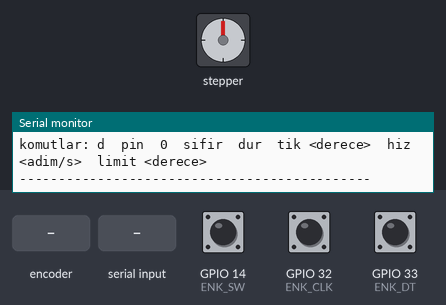
The sketch below on a simulated ESP32. Parts: stepper motor, the last lines printed to the serial monitor. Wiring (inferred from the names in the program): stepper motor driver (200 steps per turn assumed): step GPIO 25; direction GPIO 26. The test bench sets the inputs (shaded band); at power-on: GPIO 14 (ENK_SW) HIGH, GPIO 32 (ENK_CLK) HIGH, GPIO 33 (ENK_DT) HIGH.

Above: at 3.7 s.
3.8 s: rotary encoder on GPIO 32 (ENK_CLK) / GPIO 33 (ENK_DT) turned 3 steps (first pin leading)
At 5.0 s:
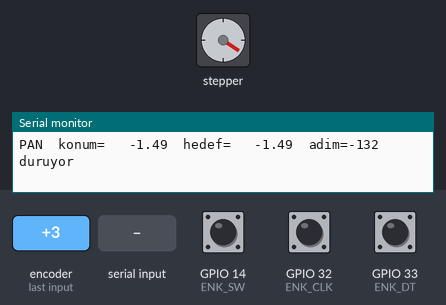
5.9 s: rotary encoder on GPIO 32 (ENK_CLK) / GPIO 33 (ENK_DT) turned 1 step (first pin leading)
At 7.2 s:
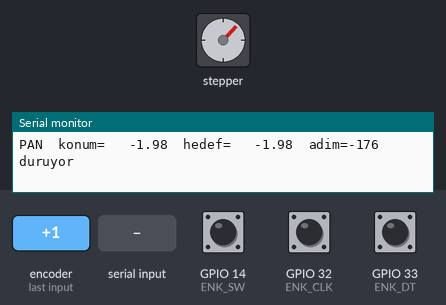
7.6 s: rotary encoder on GPIO 32 (ENK_CLK) / GPIO 33 (ENK_DT) turned 1 step (first pin leading)
At 8.8 s:
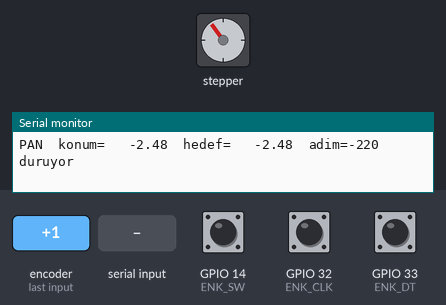
9.3 s: GPIO 14 (ENK_SW) pulled LOW for 0.15 s
At 9.53 s:
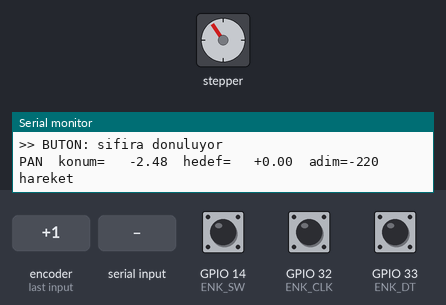
10.9 s: rotary encoder on GPIO 32 (ENK_CLK) / GPIO 33 (ENK_DT) turned 2 steps (second pin leading)
At 12.4 s:
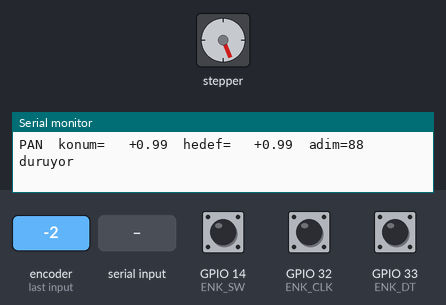
12.8 s: "0\n" received over Serial
At 13.8 s:
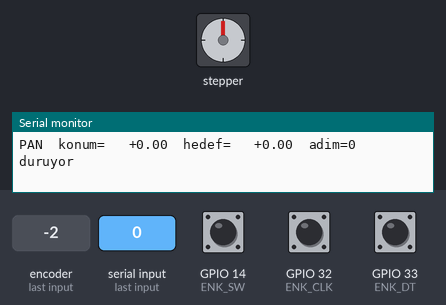
Timing chart, 0 to 15.3 s (numbered marks = the images above; inputs shaded):
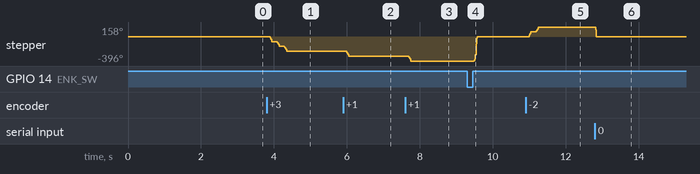

The sketch:

enkoder_jog.ino
```cpp
// (licence header left out)
#include <soc/gpio_struct.h>     // ISR icinde hizli pin surme (out_w1ts/w1tc)

// ---------------------- kart ve eksen secimi ----------------------
#define KART_S3        0         // 1 = ESP32-S3 (sistemdeki kart), 0 = klasik ESP32
                                 // 2026-08-13 tezgah karti: ESP32-WROOM-32 -> 0
#define EKSEN_TILT     0         // 0 = PAN denenir, 1 = TILT denenir
#define YON_TERS       0         // enkoder ters yone suruyorsa 1 yap

#if KART_S3
  #if EKSEN_TILT
    #define MOT_PUL   6
    #define MOT_DIR   7
    #define MOT_ENA   -1         // tilt'te ENA BILEREK bagli degil (namlu duser)
    #define ORAN      5.0f
    #define EKSEN_AD  "TILT"
  #else
    #define MOT_PUL   4
    #define MOT_DIR   5
    #define MOT_ENA   21         // TB6600 #1 ENBL+ : LOW = surucu ACIK
    #define ORAN      10.0f
    #define EKSEN_AD  "PAN"
  #endif
  #define ENK_CLK     12
  #define ENK_DT      13
  #define ENK_SW      47
  #define ESTOP_PIN   14
#else
  // Klasik ESP32 (en bastaki kart, eski a1/a2 testlerinin pinleri)
  #define MOT_PUL     25
  #define MOT_DIR     26
  #define MOT_ENA     -1
  #define ORAN        10.0f
  #define EKSEN_AD    "PAN"
  #define ENK_CLK     32
  #define ENK_DT      33
  #define ENK_SW      14      // a3/a5 boyle kablolanmis, kabloya uyduruldu
  #define ESTOP_PIN   -1
#endif

#define ESTOP_KULLAN  0          // 1 = GPIO14 HIGH iken hareket kilitli
#if KART_S3 && ESTOP_KULLAN
  #define ESTOP_AKTIF 1          // klasik ESP32'de estop pini tanimli degil
#else
  #define ESTOP_AKTIF 0
#endif

// ---------------------- mekanik / hiz sabitleri ----------------------
// mikroadim TB6600 DIP anahtarindan gelir. 2026-08-06'da okundu: 1/16.
// YANLIS girilirse derece hesabi orantili sasar, motor yine doner.
#define MOTOR_TAM_ADIM   200
#define MIKROADIM        16

#define ISR_HZ           50000UL // adim uretecinin tick frekansi
#define HIZ_KRUVAZIYER   6000    // adim/s (~67.5 derece/s pan'da)
#define HIZ_BASLANGIC    500     // adim/s, rampa alt ucu
#define RAMPA_ADIM       800     // kac adimda hizlanip yavaslar

#define DERECE_PER_TIK   0.5f    // enkoderin bir tikinin karsiligi (derece)
#define LIMIT_DERECE     180.0f  // yumusak limit +/- ; 0 = sinirsiz
                                 // MONTAJDA KABLO SARMAMASI ICIN VAR

#define BUTON_DEBOUNCE   30      // ms
#define BUTON_UZUN_MS    1200    // bu kadar basili tutmak = burasi sifir

// Enkoder titreme (dither) suzgeci. KY-040'in detenti iki durum arasinda
// dururken sinyal gidip geliyor ve cozucu +1 / -1 / +1 ... uretiyor; net
// hareket sifir ama sistem bos yere calisiyor. Insan eliyle 5 ms'den kisa
// surede yon degistirilemez, o yuzden bu kadar hizli TERS tiki eliyoruz.
// Ayni yondeki tiklar hicbir zaman elenmez - hizli cevirmek serbest.
#define ENK_TERS_MS      5

// ---------------------- adim ureteci (DDS) ----------------------
// hss_ana.ino ile ayni yapi: 32 bit faz akumulatoru, tasinca bir darbe.
//     f_adim = ISR_HZ * artis / 2^32
struct Eksen {
  uint8_t  pulPin, dirPin;
  volatile int32_t  konum;
  volatile int32_t  hedef;
  volatile uint32_t akum;
  volatile uint32_t artis;
  volatile uint32_t artisBas;
  volatile uint32_t artisKruv;
  volatile uint32_t rampa;
  volatile uint32_t hareketAdim;
  volatile bool     dirPinDurum;
  volatile bool     darbeAcik;
  volatile bool     serbest;
};

Eksen eks = {MOT_PUL, MOT_DIR, 0,0,0,0,0,0,0,0,false,false,true};

portMUX_TYPE muks = portMUX_INITIALIZER_UNLOCKED;
hw_timer_t *zaman = nullptr;

volatile bool adimlarKesik = false;

uint32_t hizKruv = HIZ_KRUVAZIYER;
float    tikDerece = DERECE_PER_TIK;
float    limitDerece = LIMIT_DERECE;

static inline uint32_t hzToArtis(uint32_t hz) {
  if (hz == 0) return 0;
  if (hz > ISR_HZ / 2) hz = ISR_HZ / 2;
  uint64_t a = ((uint64_t)hz << 32) / (ISR_HZ - hz);
  if (a > 0xFFFFFFFFULL) a = 0xFFFFFFFFULL;
  return (uint32_t)a;
}

static inline void IRAM_ATTR hizGuncelle(Eksen *e) {
  uint32_t kalan = (uint32_t)abs(e->hedef - e->konum);
  uint32_t r = e->rampa;
  uint32_t fark = e->artisKruv - e->artisBas;
  if (r == 0) { e->artis = e->artisKruv; return; }
  if (e->hareketAdim < r) {
    e->artis = e->artisBas + (uint32_t)(((uint64_t)fark * e->hareketAdim) / r);
  } else if (kalan < r) {
    e->artis = e->artisBas + (uint32_t)(((uint64_t)fark * kalan) / r);
  } else {
    e->artis = e->artisKruv;
  }
}

void IRAM_ATTR zamanISR() {
  Eksen *e = &eks;

  // 1) onceki darbeyi indir, bu tick'te yeni darbe uretme (LOW suresi garanti)
  if (e->darbeAcik) {
    GPIO.out_w1tc = (1U << e->pulPin);
    e->darbeAcik = false;
    return;
  }
  if (e->serbest || adimlarKesik) { e->artis = 0; e->akum = 0; return; }

  int32_t delta = e->hedef - e->konum;
  if (delta == 0) { e->artis = 0; e->akum = 0; e->serbest = true; return; }

  // 2) yon pini degisecekse once onu ayarla, adimi bir sonraki tick'e birak
  bool istenenYon = (delta > 0);
  if (istenenYon != e->dirPinDurum) {
    e->dirPinDurum = istenenYon;
    if (istenenYon) GPIO.out_w1ts = (1U << e->dirPin);
    else            GPIO.out_w1tc = (1U << e->dirPin);
    return;                                   // >=20 us DIR setup suresi
  }

  // 3) faz akumulatoru
  uint32_t once = e->akum;
  e->akum = once + e->artis;
  if (e->akum < once) {
    GPIO.out_w1ts = (1U << e->pulPin);
    e->darbeAcik = true;
    e->konum += istenenYon ? 1 : -1;
    e->hareketAdim++;
    if ((e->hareketAdim & 0x07) == 0) hizGuncelle(e);
  }
}

// ---------------------- eksen yardimcilari ----------------------
float derecePerAdim() {
  return 360.0f / ((float)MOTOR_TAM_ADIM * (float)MIKROADIM * ORAN);
}
int32_t dereceToAdim(float d) { return (int32_t)lroundf(d / derecePerAdim()); }

int32_t konumOku() {
  portENTER_CRITICAL(&muks); int32_t k = eks.konum; portEXIT_CRITICAL(&muks);
  return k;
}
int32_t hedefOku() {
  portENTER_CRITICAL(&muks); int32_t h = eks.hedef; portEXIT_CRITICAL(&muks);
  return h;
}
bool mesgul() {
  portENTER_CRITICAL(&muks); bool m = !eks.serbest; portEXIT_CRITICAL(&muks);
  return m;
}

// Jog: hedefi UZAT. Hareket suruyorsa rampaya/akumulatore DOKUNMA - yoksa her
// tikta rampa bastan baslar ve hareket kesik kesik olur.
void hedefEkle(int32_t delta) {
  portENTER_CRITICAL(&muks);
  int32_t yeni = eks.hedef + delta;
  if (limitDerece > 0.0f) {
    int32_t lim = (int32_t)lroundf(limitDerece / derecePerAdim());
    if (yeni >  lim) yeni =  lim;
    if (yeni < -lim) yeni = -lim;
  }
  eks.hedef = yeni;
  if (eks.serbest && eks.hedef != eks.konum) {
    // Rampa SABIT tutuluyor (mesafe/2 degil): tek tiklik kisa hareketlerde
    // hiz rampanin ancak basina kadar cikar, motor sarsilmaz.
    eks.artisBas    = hzToArtis(HIZ_BASLANGIC);
    eks.artisKruv   = hzToArtis(hizKruv);
    eks.rampa       = RAMPA_ADIM;
    eks.hareketAdim = 0;
    eks.artis       = eks.artisBas;
    eks.akum        = 0;
    eks.serbest     = false;
  }
  portEXIT_CRITICAL(&muks);
}

// Uzun hareket (sifira donus): tam rampa, mesafenin yarisi ile sinirli.
void hedefle(int32_t hedefAdim) {
  portENTER_CRITICAL(&muks);
  uint32_t mesafe = (uint32_t)abs(hedefAdim - eks.konum);
  eks.hedef       = hedefAdim;
  eks.artisBas    = hzToArtis(HIZ_BASLANGIC);
  eks.artisKruv   = hzToArtis(hizKruv);
  eks.rampa       = min((uint32_t)RAMPA_ADIM, mesafe / 2);
  eks.hareketAdim = 0;
  eks.artis       = eks.artisBas;
  eks.akum        = 0;
  eks.serbest     = (mesafe == 0);
  portEXIT_CRITICAL(&muks);
}

void durdur() {
  portENTER_CRITICAL(&muks);
  eks.hedef   = eks.konum;
  eks.artis   = 0;
  eks.akum    = 0;
  eks.serbest = true;
  portEXIT_CRITICAL(&muks);
}

void burasiSifir() {
  portENTER_CRITICAL(&muks);
  eks.konum = 0; eks.hedef = 0; eks.serbest = true;
  portEXIT_CRITICAL(&muks);
}

// ---------------------- enkoder cozucu (Buxton tablosu) ----------------------
// Tam adim tablosu: bir detent = bir tik. Zipirdama tablonun kendisinde
// eleniyor, ayrica RC/debounce gerekmiyor.
#define R_START     0x0
#define R_CW_FINAL  0x1
#define R_CW_BEGIN  0x2
#define R_CW_NEXT   0x3
#define R_CCW_BEGIN 0x4
#define R_CCW_FINAL 0x5
#define R_CCW_NEXT  0x6
#define DIR_CW      0x10
#define DIR_CCW     0x20

const uint8_t ttable[7][4] = {
  {R_START,    R_CW_BEGIN,  R_CCW_BEGIN, R_START},               // R_START
  {R_CW_NEXT,  R_START,     R_CW_FINAL,  R_START | DIR_CW},      // R_CW_FINAL
  {R_CW_NEXT,  R_CW_BEGIN,  R_START,     R_START},               // R_CW_BEGIN
  {R_CW_NEXT,  R_CW_BEGIN,  R_CW_FINAL,  R_START},               // R_CW_NEXT
  {R_CCW_NEXT, R_START,     R_CCW_BEGIN, R_START},               // R_CCW_BEGIN
  {R_CCW_NEXT, R_CCW_FINAL, R_START,     R_START | DIR_CCW},     // R_CCW_FINAL
  {R_CCW_NEXT, R_CCW_FINAL, R_CCW_BEGIN, R_START},               // R_CCW_NEXT
};

uint8_t enkDurum = R_START;

// teshis sayaclari
uint32_t tikArti = 0, tikEksi = 0, tikElenen = 0;

// -1, 0 veya +1 dondurur
int enkOku() {
  uint8_t pin = (digitalRead(ENK_DT) << 1) | digitalRead(ENK_CLK);
  enkDurum = ttable[enkDurum & 0x0F][pin];
  uint8_t yon = enkDurum & 0x30;
  if (yon == DIR_CW)  return +1;
  if (yon == DIR_CCW) return -1;
  return 0;
}

// ---------------------- durum yazdirma ----------------------
// Son basilan degerler. Ayni satiri tekrar tekrar basmamak icin: enkoder
// titrerse konum degismeden "hareket basladi/bitti" gecisi olusuyor ve
// eskiden bu, saniyede yuzlerce ayni satir demekti.
int32_t sonYazKonum = INT32_MIN, sonYazHedef = INT32_MIN;

void durumYaz() {
  int32_t k = konumOku(), h = hedefOku();
  sonYazKonum = k; sonYazHedef = h;
  Serial.printf("%s  konum=%+8.2f  hedef=%+8.2f  adim=%ld  %s\n",
                EKSEN_AD, k * derecePerAdim(), h * derecePerAdim(),
                (long)k, mesgul() ? "hareket" : "duruyor");
}

void dokum() {
  Serial.println(F("---------------------------------------------"));
  Serial.printf("eksen      : %s   PUL=GPIO%d DIR=GPIO%d ", EKSEN_AD, MOT_PUL, MOT_DIR);
  if (MOT_ENA >= 0) Serial.printf("ENA=GPIO%d (acik)\n", MOT_ENA);
  else              Serial.println("ENA=yok");
  Serial.printf("enkoder    : CLK=GPIO%d DT=GPIO%d SW=GPIO%d\n",
                ENK_CLK, ENK_DT, ENK_SW);
  Serial.printf("cozunurluk : %.4f derece/adim  (tam tur = %ld adim)\n",
                derecePerAdim(),
                (long)(MOTOR_TAM_ADIM * MIKROADIM * (int)ORAN));
  Serial.printf("tik        : %.2f derece  (%ld adim)\n",
                tikDerece, (long)dereceToAdim(tikDerece));
  Serial.printf("hiz        : %lu adim/s (%.1f derece/s), rampa %d adim\n",
                (unsigned long)hizKruv, hizKruv * derecePerAdim(), RAMPA_ADIM);
  if (limitDerece > 0.0f)
    Serial.printf("limit      : +/- %.1f derece\n", limitDerece);
  else
    Serial.println("limit      : YOK (sinirsiz)");
#if ESTOP_AKTIF
  Serial.printf("acil stop  : GPIO%d = %s  (DINLENIYOR)\n", ESTOP_PIN,
                digitalRead(ESTOP_PIN) ? "HIGH -> KILITLI" : "LOW (normal)");
#else
  #if KART_S3
  Serial.printf("acil stop  : GPIO%d = %s  (dinlenmiyor, ESTOP_KULLAN=0)\n",
                ESTOP_PIN, digitalRead(ESTOP_PIN) ? "HIGH" : "LOW");
  #endif
#endif
  Serial.printf("tik sayaci : +%lu  -%lu  elenen=%lu (titreme suzgeci %d ms)\n",
                (unsigned long)tikArti, (unsigned long)tikEksi,
                (unsigned long)tikElenen, ENK_TERS_MS);
  durumYaz();
  Serial.println(F("komutlar: d  pin  0  sifir  dur  tik <derece>  hiz <adim/s>  limit <derece>"));
  Serial.println(F("---------------------------------------------"));
}

// ---------------------- pin teshisi ----------------------
// 1 saniye boyunca ham pinleri ornekler. EL DEGMIYORKEN "durum degisimi"
// sifirdan buyukse hat titriyor demektir: ya GND ortak degil, ya kablo uzun/
// gurultulu, ya da dugme tam detent sinirinda duruyor.
void pinTeshis() {
  uint16_t dagilim[4] = {0,0,0,0};
  uint16_t degisim = 0, swDusuk = 0;
  uint8_t  once = 0xFF;

  for (int i = 0; i < 1000; i++) {
    uint8_t p = (digitalRead(ENK_DT) << 1) | digitalRead(ENK_CLK);
    dagilim[p]++;
    if (p != once) { if (once != 0xFF) degisim++; once = p; }
    if (digitalRead(ENK_SW) == LOW) swDusuk++;
    delay(1);
  }

  Serial.println(F("--- pin teshisi (1 sn, 1000 orneklem) ---"));
  Serial.printf("DT:CLK dagilimi  00=%u  01=%u  10=%u  11=%u\n",
                dagilim[0], dagilim[1], dagilim[2], dagilim[3]);
  Serial.printf("durum degisimi   %u   (el degmiyorsa 0 olmali)\n", degisim);
  Serial.printf("SW dusuk         %u ms  (basili degilse 0 olmali)\n", swDusuk);
  Serial.printf("tik sayaci       +%lu  -%lu  elenen=%lu\n",
                (unsigned long)tikArti, (unsigned long)tikEksi,
                (unsigned long)tikElenen);
  Serial.println(F("-----------------------------------------"));
}

// ---------------------- seri komutlar ----------------------
void komutIsle(String s) {
  s.trim();
  if (s.length() == 0) return;

  if (s == "d" || s == "s")        { dokum(); return; }
  if (s == "pin")                  { pinTeshis(); return; }
  if (s == "0")                    { Serial.println("-> sifira donuluyor"); hedefle(0); return; }
  if (s == "sifir")                { burasiSifir(); Serial.println("-> burasi sifir kabul edildi"); return; }
  if (s == "dur")                  { durdur(); Serial.println("-> durduruldu"); return; }

  if (s.startsWith("tik ")) {
    float v = s.substring(4).toFloat();
    if (v > 0.0f) { tikDerece = v; Serial.printf("-> tik = %.2f derece\n", v); }
    else Serial.println("HATA: tik > 0 olmali");
    return;
  }
  if (s.startsWith("hiz ")) {
    long v = s.substring(4).toInt();
    if (v >= 100 && v <= (long)(ISR_HZ / 2)) {
      hizKruv = (uint32_t)v;
      Serial.printf("-> hiz = %ld adim/s (%.1f derece/s)\n", v, v * derecePerAdim());
    } else Serial.println("HATA: hiz 100..25000 arasi olmali");
    return;
  }
  if (s.startsWith("limit ")) {
    float v = s.substring(6).toFloat();
    limitDerece = (v < 0.0f) ? 0.0f : v;
    if (limitDerece > 0.0f) Serial.printf("-> limit +/- %.1f derece\n", limitDerece);
    else Serial.println("-> limit KALDIRILDI (sinirsiz)");
    return;
  }
  Serial.printf("bilinmeyen komut: '%s'  ('d' yaz)\n", s.c_str());
}

// ---------------------- setup ----------------------
void setup() {
  Serial.begin(115200);

  pinMode(MOT_PUL, OUTPUT); digitalWrite(MOT_PUL, LOW);
  pinMode(MOT_DIR, OUTPUT); digitalWrite(MOT_DIR, LOW);
#if KART_S3 && !EKSEN_TILT
  // TB6600 ENBL+ : LOW = surucu ACIK. Test boyunca surekli acik tutuluyor,
  // yoksa knob'u cevirirken eksen tutmaz. Uzun bosta motor isinir.
  pinMode(MOT_ENA, OUTPUT); digitalWrite(MOT_ENA, LOW);
#endif

  pinMode(ENK_CLK, INPUT_PULLUP);
  pinMode(ENK_DT,  INPUT_PULLUP);
  pinMode(ENK_SW,  INPUT_PULLUP);
#if KART_S3
  pinMode(ESTOP_PIN, INPUT);
#endif

  zaman = timerBegin(1000000);
  timerAttachInterrupt(zaman, &zamanISR);
  timerAlarm(zaman, 1000000UL / ISR_HZ, true, 0);

  delay(2500);                       // USB CDC'nin acilmasi icin pay
  Serial.println(F("\n=== HSS tek eksen enkoder jog testi ==="));
  Serial.println(F("Enkoderi cevir -> eksen doner.  Butona kisa bas -> 0'a doner."));
  Serial.printf ("Butonu %d ms basili tut -> BULUNULAN YER sifir kabul edilir.\n",
                 BUTON_UZUN_MS);
  Serial.println(F("Sifir = ESP32'nin acildigi andaki konum. Reset = sifir kaybi."));
  dokum();
}

// ---------------------- loop ----------------------
void loop() {
  // --- enkoder ---
  int tik = enkOku();
  if (tik != 0) {
#if YON_TERS
    tik = -tik;
#endif
    static int      sonYon  = 0;
    static uint32_t sonTikT = 0;
    uint32_t simdi = millis();
    if (tik == -sonYon && (simdi - sonTikT) < ENK_TERS_MS) {
      tikElenen++;                    // detent sinirindaki titreme, yok say
    } else {
      sonYon = tik; sonTikT = simdi;
      if (tik > 0) tikArti++; else tikEksi++;
      hedefEkle(tik * dereceToAdim(tikDerece));
    }
  }

  // --- buton ---
  static bool     sonSeviye  = HIGH;
  static bool     kararli    = HIGH;
  static uint32_t degisimT   = 0;
  static uint32_t basmaT     = 0;
  static bool     uzunYapildi = false;

  bool ham = digitalRead(ENK_SW);
  if (ham != sonSeviye) { sonSeviye = ham; degisimT = millis(); }

  if (millis() - degisimT > BUTON_DEBOUNCE && ham != kararli) {
    kararli = ham;
    if (kararli == LOW) {                      // basildi
      basmaT = millis();
      uzunYapildi = false;
    } else {                                   // birakildi
      if (!uzunYapildi) {
        Serial.println(">> BUTON: sifira donuluyor");
        hedefle(0);
      }
    }
  }
  // basili tutma - birakmayi beklemeden tetikler
  if (kararli == LOW && !uzunYapildi && millis() - basmaT > BUTON_UZUN_MS) {
    uzunYapildi = true;
    durdur();
    burasiSifir();
    Serial.println(">> BUTON (uzun): BURASI SIFIR kabul edildi");
  }

  // --- seri ---
  static String tampon;
  while (Serial.available()) {
    char c = Serial.read();
    if (c == '\n' || c == '\r') { komutIsle(tampon); tampon = ""; }
    else if (tampon.length() < 40) tampon += c;
  }

  // --- durum yazdirma: hareket varken 250 ms'de bir, durunca son bir kez ---
  static uint32_t yazT = 0;
  static bool     oncekiMesgul = false;
  bool m = mesgul();
  // DEGISMEYEN satir basilmaz: enkoder titrerse konum sabit kalirken
  // "hareket basladi/bitti" gecisi olusur ve ekran bos yere dolar.
  bool degisti = (konumOku() != sonYazKonum) || (hedefOku() != sonYazHedef);
  if (degisti && (m ? (millis() - yazT > 250) : oncekiMesgul)) {
    yazT = millis();
    durumYaz();
  }
  oncekiMesgul = m;

#if ESTOP_AKTIF
  static bool oncekiEstop = false;
  bool estop = digitalRead(ESTOP_PIN);          // HIGH = basili veya kablo kopuk
  if (estop != oncekiEstop) {
    oncekiEstop = estop;
    adimlarKesik = estop;
    if (estop) { durdur(); Serial.println("!! ACIL STOP - adimlar kesildi"); }
    else       Serial.println("acil stop birakildi");
  }
#endif
}
```

Measured:
- after the input at 3.8 s, stepper: turns 237° counter-clockwise in 0.47 s, starting after 0.08 s
- after the input at 5.9 s, stepper: turns 79° counter-clockwise, starting after 0.08 s
- after the input at 7.6 s, stepper: turns 80° counter-clockwise, starting after 0.08 s
- after the input at 9.3 s, stepper: turns 396° clockwise, starting after 0.18 s
- after the input at 10.9 s, stepper: turns 158° clockwise in 0.27 s, starting after 0.08 s
- after the input at 12.8 s, stepper: turns 158° counter-clockwise, starting at once
